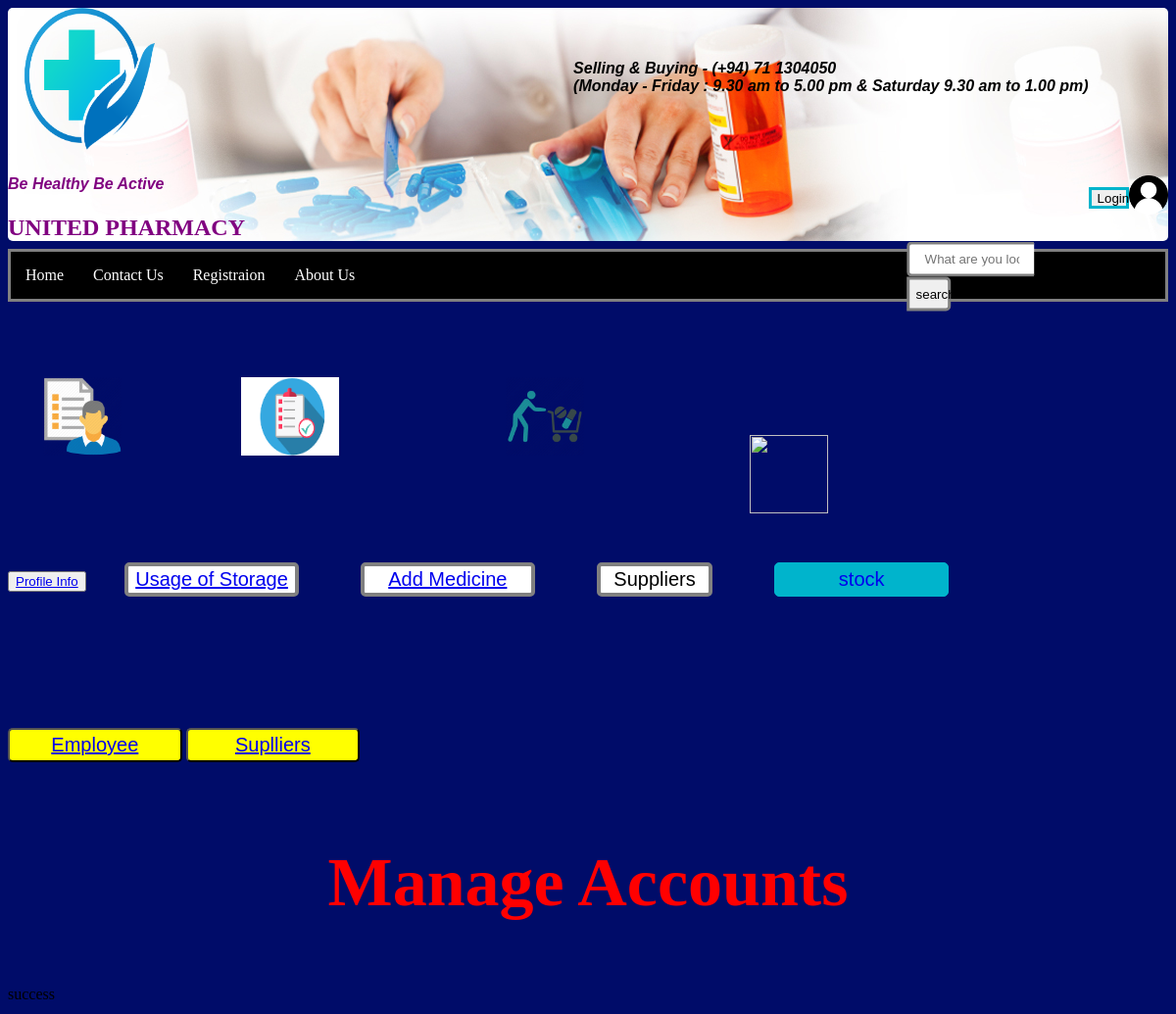
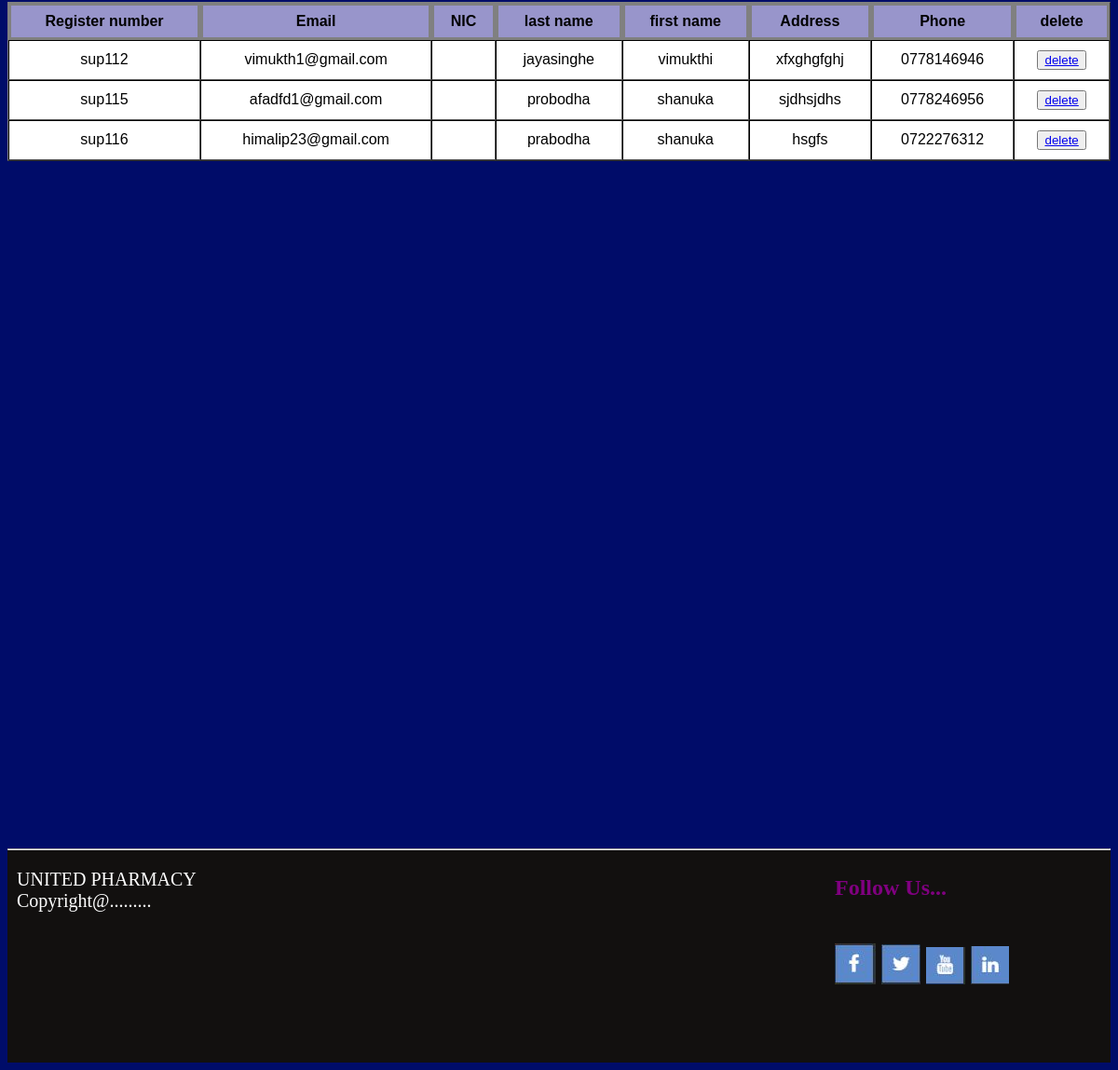
Page /supmanage.php on the committed database (2 pictures, top to bottom).
### tables this page shows
CREATE TABLE `user_1` (
  `regNo` varchar(6) NOT NULL,
  `email` varchar(50) NOT NULL,
  `NIC` varchar(12) NOT NULL,
  `password` varchar(11) NOT NULL,
  `lname` varchar(50) NOT NULL,
  `fname` varchar(50) NOT NULL,
  `category` varchar(10) NOT NULL,
  `address` varchar(50) NOT NULL,
  `phone` varchar(12) NOT NULL,
  `sequrity_question` varchar(50) NOT NULL,
  `answer` varchar(20) NOT NULL,
  `gender` varchar(8) NOT NULL
);

### supmanage.php (the view, shortened to what this page needs)
<html>
<head>
 <link rel = "stylesheet" text="text/css" href="css/style.css">
 <link rel="stylesheet" text="text/css" href="css/userp.css">
 <link rel="stylesheet" text="text/css" href="css/usagec.css">
 <link rel = "stylesheet" text="text/css" href="css/admin.css">
  <link rel="stylesheet" text="text/css" href="css/foot.css">
</head>
<header class = "head">
<img src = "images/logo1.png" class = "logo" width = "150px" height = "150px">
<h4> Be Healthy Be Active <img src = "images/user3.png" class = "logo2" width = "40px" height = "40px"  >
	<button  type="login" class="logButton">Login </button>
	<div class = "open">
	Selling & Buying - (+94) 71 1304050<br>
	(Monday - Friday : 9.30 am to 5.00 pm & Saturday 9.30 am to 1.00 pm)
	</div>
</h4>
<h2> UNITED PHARMACY </h2>
</header>
<body>
<div class = "back">
			<ul type = "square" id="navi">
				<li><a href="index.html"> Home</a></li>
				<li><a href="#"> Contact Us</a></li>
				<li><a href="register.html"> Registraion</a></li>
				<li><a href="#"> About Us</a></li>
			</ul>
</div>
<div class="wrap">
				<div class="search">
				<form action = "search.php" method = "post">
				<input type="text" class="searchTerm" placeholder="What are you looking for?" name = "search">
				<button type="submit" value = "" class="searchButton">
				search
				</button>
				</form>
			   </div>
			   </div>
			   <br/>
			   <div class = "details">
	<img src = "images/pro.png" class ="profile" width = "80px" height = "80px"  >
	<img src = "images/storage.png" class ="storage" width = "100px" height = "80px"  cellspacing = "100">
	<img src = "images/add.png" class ="add" width = "80px" height = "80px"  >
	<img src = "images/sup.jpg" class ="add" width = "80px" height = "80px"  >	<br/>
	<button type="profile" class="btn"> <a href = "SupUserAcc.html"> Profile Info </a> </button>
	<button type="storage" class="storagebtn"> <a href = "usage.php"> Usage of Storage</a></button>
	<button type="storage" class="addbtn"> <a href = "add.html"> Add Medicine </a> </button>
	<button type="Suppliers" class="supbtn"> Suppliers</button>
	<button type="Suppliers" class="stockbtn" style = " width: 15%;
  height: 35px;
  border: 1px solid #00B4CC;
  background: #00B4CC;
  text-align: center;
  color: #fff;
  border-radius: 5px 5px 5px 5px;
  cursor: pointer;
  font-size: 20px;
  margin-left:5%;
	margin-top:-5%;
	text-decoration;none;"> <a href = "stock.php" style = "text-decoration:none;">stock</button>
</div>
<br/><br/><br/><br/><br/><br/><br/><br/>
	<div>
	<button  class="addstock" style = " width: 15%;
  height: 35px;
  border: 1px solid #red;
  background: yellow;
  text-align: center;
  color: yellow;
  border-radius: 5px 5px 5px 5px;
  cursor: pointer;
  font-size: 20px;
	margin-top:-5%;
	text-decoration;none;"> <a href = "deleteaccounts.php">Employee</a></button>
	<button  class="addstock" style = " width: 15%;
  height: 35px;
  border: 1px solid #red;
  background: yellow;
  text-align: center;
  color: yellow;
  border-radius: 5px 5px 5px 5px;
  cursor: pointer;
  font-size: 20px;
	margin-top:-5%;
	text-decoration;none;"> <a href = "supmanage.php">Suplliers</a></button>
</div>
			<br />
			<br />
			<h1> Manage Accounts </h1>
			<br />
	<?php
	require 'config.php';
	echo"<br/>";
	    $sql = "select * from user_1 where regNo like 'sup%'";
		$result = $con -> query($sql);
		 if($result->num_rows>0)
	{
			echo "<table border='1' cellspacing = '0' cellpadding = '10'> <tr> <th>Register number</th>
			<th>Email</th><th>NIC</th><th>last name</th><th> first name </th><th> Address </th><th> Phone </th><th> delete</th>
			</tr>";
			while($row = $result ->fetch_assoc())
			{
		        $id =$row["regNo"];
				Echo "<tr> <td>" .$row['regNo']."</td> <td> " .$row['email']."</td><td>" .$row['pword']."</td><td>" .$row['lname']."</td><td>" .$row['fname']."</td><td>" .$row['address']."</td><td>" .$row['phone']."</td><td><button id = 'delete'><a href ='submitmanage.php?id=$id'>delete</a></button></td></tr>";
				echo "<br/>";
		}
		echo "</table>";
	}
		?>
			<br/><br/><br/><br/><br/><br/><br/><br/><br/><br/><br/><br/><br/><br/><br/><br/><br/><br/><br/><br/><br/><br/><br/><br/><br/><br/><br/><br/><br/><br/><br/><br/><br/><br/><br/><br/><br/><br/><br/><br/><br/>
		<div id = "p4">
			<footer>
			<hr class = "hor">
				<p id = "para1">
				UNITED PHARMACY
				<br>
				Copyright@.........
				</p>
				<div id = "foot">
							<h2>Follow Us...<h2><br>
                            <a href="https://www.facebook.com/" target="_blank"><img src="img/facebook.jpg"/></a>
                            <a href="https://twitter.com/" target="_blank"><img src="img/twitter.jpg"/></a>
                            <a href="https://www.youtube.com/" target="_blank"><img src="img/youtube.jpg"/></a>
                            <a href="https://www.linkedin.com/" target="_blank"><img src="img/linkedin.jpg"/></a>
                        </div>
			</footer>
			</div>
	</body>
</html>

### css/style.css (style rules this page uses)
body { background-color:#000c69; }
.back { margin-top :-1%; }
.head { border-radius: 5px 5px 5px 5px; background-image : url("../images/26.jpg"); }
.logo2 { float:right; bottom:185%; }
.logButton { width: 3.5%; height: 22px; float:right; margin-top :1%; border: 3px solid #00B4CC; }
#navi { list-style-type: none; margin: 0; padding: 0; overflow: hidden; background-color: black; border: 3px solid gray; }
#navi li a { float: left; display: inline; color: white; text-align: center; padding: 15px; text-decoration: none; cursor: pointer; outline: none; }
h4 { font-family:arial; color:purple; font-style : italic; }
h2 { font-weight:900; margin-top: 0; }
.open { font-family:arial; color:black; font-style : italic; float: right; margin-top :-10%; }
.search { width: 100%; position: relative; display: flex; }
.searchTerm { width: 73%; border: 3px solid gray; border-right: none; padding: 15px; height: 20px; border-radius: 5px 0 0 5px; outline: none; color: #9DBFAF; }
.searchButton { width: 25%; border-radius: 0px 5px 5px 0px; border: 3px solid gray; height: 35.0px; cursor: pointer; }
.wrap { width: 15%; float:right; bottom:1500%; margin-top :-1.5%; transform: translate(-50%, -50%); }

### css/usagec.css (style rules this page uses)
h1 { font-weight:bold; color:red; text-align:center; font-size:70px; }
table { margin-top:-5%; font-family: arial, sans-serif; width: 100%; width :100%; }
th { border: 3px solid gray; background-color:#9895cb; text-align: center; padding: 8px; }
tr { border:4px solid black; padding: 100px; text-align: center; background-color:white; color:black }

### css/admin.css (style rules this page uses)
.storage { padding:5%; }
.add { padding:5%; margin-left:4%; }
.profile { padding:5%; margin-left:-2%; }
.storagebtn { width: 15%; height: 35px; border: 4px solid gray; background: white; text-align: center; color: #fff; border-radius: 5px 5px 5px 5px; cursor: pointer; font-size: 20px; margin-left:3%; margin-top:-5%; text-decoration;none; }
.addbtn { width: 15%; height: 35px; border: 4px solid gray; background: white; text-align: center; color: #fff; border-radius: 5px 5px 5px 5px; cursor: pointer; font-size: 20px; margin-left:5%; margin-top:-5%; }
.supbtn { width: 10%; height: 35px; border: 4px solid gray; background: white; text-align: center; color: black; border-radius: 5px 5px 5px 5px; cursor: pointer; font-size: 20px; margin-left:5%; margin-top:-5%; }
.stockbtn { border: 4px solid gray; width: 15%; height: 35px; background: white; background: #00B4CC; text-align: center; color: #fff; border-radius: 5px 5px 5px 5px; cursor: pointer; font-size: 20px; margin-left:5%; margin-top:-5%; text-decoration;none; }

### css/foot.css (style rules this page uses)
#foot { margin-left:75%; margin-top:-5%; }
h2 { color:purple; }
#para1 { font-size:20px; color:white; margin-left:10px; }
#p4 { background-color:#12100f; height:230px; }
hr { margin-top:0; margin-bottom:0; margin-left:0; }

### rows in the picture
user_1: regNo "sup112", email "vimukth1@gmail.com", lname "jayasinghe", fname "vimukthi", address "xfxghgfghj", phone "0778146946"
user_1: regNo "sup115", email "afadfd1@gmail.com", lname "probodha", fname "shanuka", address "sjdhsjdhs", phone "0778246956"
user_1: regNo "sup116", email "himalip23@gmail.com", lname "prabodha", fname "shanuka", address "hsgfs", phone "0722276312"
